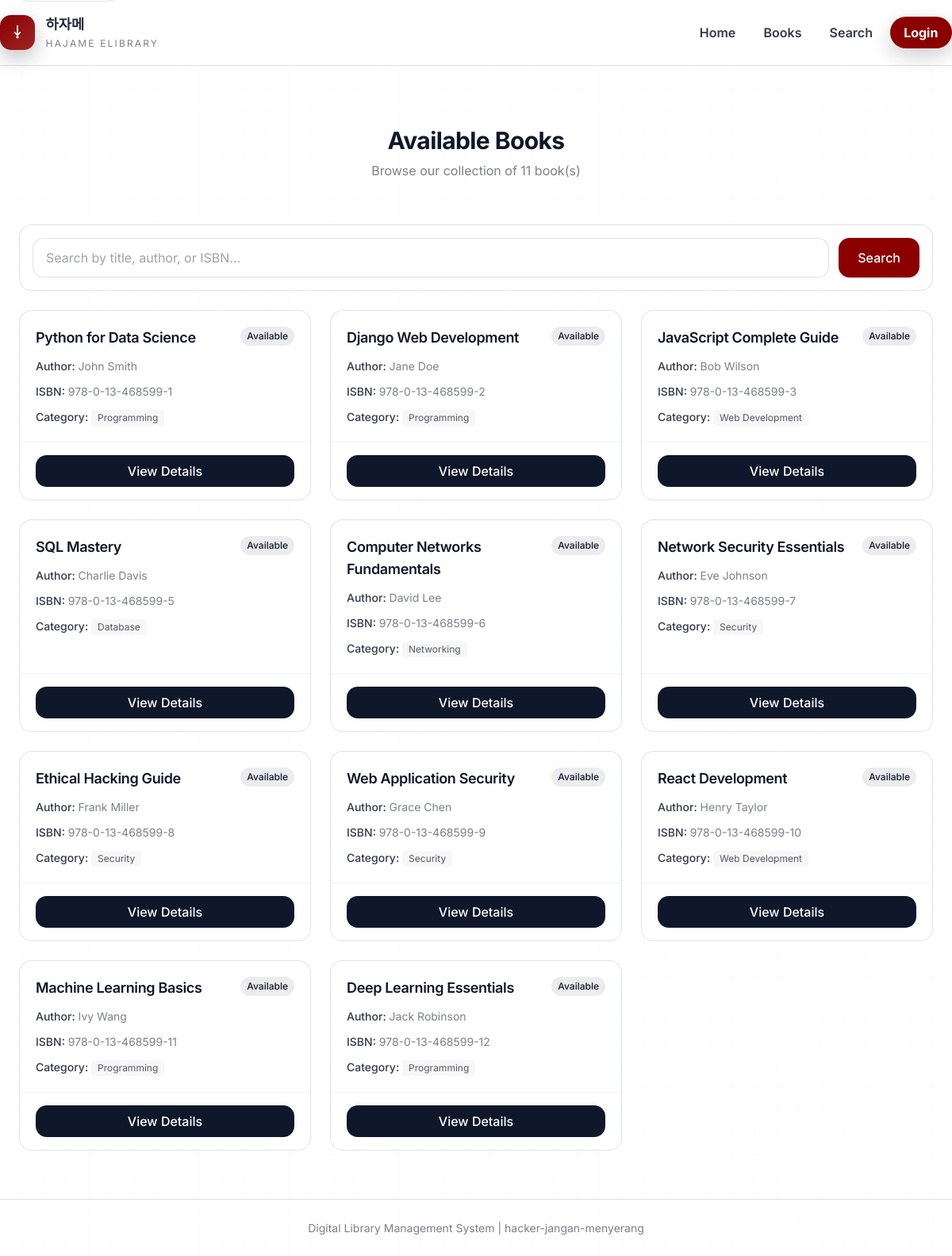
The page /books/ on the database its author committed.
### main/models.py (models this page shows, shortened)
class Book(models.Model):
    class Status(models.TextChoices):
        AVAILABLE = 'available', 'Available'
        NOT_AVAILABLE = 'not_available', 'Not Available'
    title = models.CharField(max_length=255)
    author = models.CharField(max_length=255)
    isbn = models.CharField(
        max_length=20,
        validators=[RegexValidator(
            regex=r'^[0-9\-]+$',
            message='ISBN can only contain numbers and hyphens'
        )]
    )
    description = models.TextField(blank=True)
    status = models.CharField(
        max_length=20,
        choices=Status.choices,
        default=Status.AVAILABLE
    )
    ebook_file = models.FileField(
        upload_to='ebooks/',
        blank=True,
        null=True
    )
    category = models.ForeignKey(
        Category,
        on_delete=models.SET_NULL,
        null=True,
        related_name='books'
    )
    is_deleted = models.BooleanField(default=False)
    created_by = models.ForeignKey(
        User,
        on_delete=models.SET_NULL,
        null=True,
        related_name='books_created'
    )
    created_at = models.DateTimeField(auto_now_add=True)
    updated_at = models.DateTimeField(auto_now=True)
    class Meta:
        db_table = 'books'

class Category(models.Model):
    name = models.CharField(
        max_length=100,
        validators=[RegexValidator(
            regex=r'^[a-zA-Z0-9\s\-]+$',
            message='Category name can only contain letters, numbers, spaces, and hyphens'
        )]
    )
    description = models.TextField(blank=True)
    created_at = models.DateTimeField(auto_now_add=True)
    updated_at = models.DateTimeField(auto_now=True)
    class Meta:
        db_table = 'categories'
        verbose_name_plural = 'Categories'

### main/search_views.py (the view, shortened to what this page needs)
# urls.py: path('books/', search_views.book_list, name='book_list'),
def book_list(request):
    books = Book.objects.filter(is_deleted=False, status='available').select_related('category')
    return render(request, 'main/book_list.html', {'books': books})

### main/templates/main/book_list.html (shortened to what this page needs)
{% extends 'main/base.html' %}
{% block content %}
<div class="space-y-6">
    <div class="text-center py-8">
        <h2 class="text-3xl font-bold text-slate-900 mb-2">Available Books</h2>
        <p class="text-slate-500">Browse our collection of {{ books|length }} book(s)</p>
    </div>
    <form action="{% url 'main:search_books' %}" method="get" class="bg-slate-50 rounded-xl p-4 border border-slate-200 flex gap-3">
        <input
            type="text"
            name="q"
            placeholder="Search by title, author, or ISBN..."
            class="flex-1 px-4 py-3 rounded-lg border border-slate-300 focus:border-red-700 focus:ring-2 focus:ring-red-700/20 outline-none transition-all"
        >
        <button
            type="submit"
            class="px-6 py-3 bg-red-800 text-white font-medium rounded-lg hover:bg-red-900 transition-colors"
        >
            Search
        </button>
    </form>
    {% if books %}
        <div class="grid grid-cols-1 md:grid-cols-2 lg:grid-cols-3 gap-6">
            {% for book in books %}
                <div class="bg-white rounded-xl border border-slate-200 overflow-hidden hover:shadow-xl hover:-translate-y-1 transition-all duration-300 group flex flex-col">
                    <div class="p-5 space-y-3 flex-1">
                        <div class="flex items-start justify-between gap-2">
                            <h3 class="text-lg font-semibold text-slate-900 group-hover:text-red-800 transition-colors line-clamp-2">
                                {{ book.title }}
                            </h3>
                            {% if book.status == 'available' %}
                                <span class="shrink-0 px-2 py-1 text-xs font-medium bg-green-100 text-green-700 rounded-full">
                                    Available
                                </span>
                            {% else %}
                                <span class="shrink-0 px-2 py-1 text-xs font-medium bg-red-100 text-red-700 rounded-full">
                                    Borrowed
                                </span>
                            {% endif %}
                        </div>
                        <p class="text-sm text-slate-500">
                            <span class="font-medium text-slate-700">Author:</span> {{ book.author }}
                        </p>
                        <p class="text-sm text-slate-500">
                            <span class="font-medium text-slate-700">ISBN:</span> {{ book.isbn }}
                        </p>
                        <p class="text-sm text-slate-500">
                            <span class="font-medium text-slate-700">Category:</span>
                            <span class="inline-block px-2 py-0.5 bg-slate-100 text-slate-600 rounded text-xs">
                                {{ book.category.name|default:"Uncategorized" }}
                            </span>
                        </p>
                    </div>
                    <div class="px-5 py-4 bg-slate-50 border-t border-slate-100">
                        <a
                            href="{% url 'main:book_detail' book.id %}"
                            class="block w-full text-center px-4 py-2 bg-slate-900 text-white font-medium rounded-lg hover:bg-red-800 transition-colors"
                        >
                            View Details
                        </a>
                    </div>
                </div>
            {% endfor %}
        </div>
    {% endif %}
</div>
{% endblock %}

### static/css/style.css (style rules this page uses)
:root { --paper-50: #ffffff; --paper-100: rgba(15, 23, 42, 0.03); --paper-200: rgba(15, 23, 42, 0.06); --paper-300: rgba(15, 23, 42, 0.1); --ink-900: #0f172a; --ink-800: rgba(15, 23, 42, 0.92); --ink-700: rgba(15, 23, 42, 0.85); --ink-600: rgba(15, 23, 42, 0.7); --ink-500: rgba(15, 23, 42, 0.55); --ink-400: rgba(15, 23, 42, 0.42); --ink-300: rgba(15, 23, 42, 0.3); --accent-900: #8b0000; --accent-800: #8b0000; --accent-700: #8b0000; --accent-600: rgba(139, 0, 0, 0.85); --accent-200: rgba(139, 0, 0, 0.18); --accent-100: rgba(139, 0, 0, 0.08); --teal-700: var(--ink-900); --teal-100: rgba(15, 23, 42, 0.08); --gold-700: var(--accent-700); --gold-100: rgba(139, 0, 0, 0.08); --blue-700: var(--ink-900); --blue-100: rgba(15, 23, 42, 0.08); --line: rgba(15, 23, 42, 0.12); --line-soft: rgba(15, 23, 42, 0.06); --shadow-soft: 0 12px 30px rgba(15, 23, 42, 0.12); --shadow-strong: 0 24px 60px rgba(15, 23, 42, 0.18); --radius-lg: 22px; --radius-md: 16px; --container-max: 1200px; --spacing: 24px; --font-display: 'Inter', sans-serif; --font-body: 'Inter', sans-serif; }
*, *::before, *::after { box-sizing: border-box; margin: 0; padding: 0; }
html { scroll-behavior: smooth; }
body { font-family: var(--font-body); color: var(--ink-900); background: #ffffff; background-image: radial-gradient(600px 320px at 10% -10%, rgba(139, 0, 0, 0.08), transparent 60%), radial-gradient(700px 360px at 90% -12%, rgba(15, 23, 42, 0.08), transparent 60%); line-height: 1.6; min-height: 100vh; position: relative; }
body::before { content: ''; position: fixed; inset: 0; background-image: linear-gradient(transparent 94%, rgba(15, 23, 42, 0.04) 96%), linear-gradient(90deg, transparent 94%, rgba(15, 23, 42, 0.04) 96%); background-size: 28px 28px; opacity: 0.2; pointer-events: none; z-index: 0; }
body::after { content: ''; position: fixed; inset: -20% -10% auto; height: 60vh; background: radial-gradient(60% 80% at 50% 0%, rgba(255, 255, 255, 0.8), transparent 70%); pointer-events: none; z-index: 0; }
a { color: var(--ink-800); text-decoration: none; transition: color 0.2s ease, background 0.2s ease, border-color 0.2s ease; }
h1, h2, h3, h4, h5, h6 { font-family: var(--font-display); letter-spacing: -0.02em; color: var(--ink-900); line-height: 1.15; }
p { margin-bottom: 1rem; }
button, input, select, textarea { font-family: var(--font-body); }
input, select, textarea { background: rgba(255, 255, 255, 0.85); border: 1px solid var(--line); border-radius: 12px; padding: 0.75rem 1rem; transition: border-color 0.2s ease, box-shadow 0.2s ease; }
.bg-slate-900 { background: var(--ink-900) !important; }
.bg-slate-50 { background: var(--paper-50) !important; }
.bg-slate-100 { background: var(--paper-100) !important; }
.bg-white { background: #ffffff !important; }
.text-slate-900 { color: var(--ink-900) !important; }
.text-slate-800 { color: var(--ink-800) !important; }
.text-slate-700 { color: var(--ink-700) !important; }
.text-slate-600 { color: var(--ink-600) !important; }
.text-slate-500 { color: var(--ink-500) !important; }
.border-slate-100 { border-color: var(--line-soft) !important; }
.border-slate-200 { border-color: var(--line) !important; }
.border-slate-300 { border-color: var(--line) !important; }
.bg-red-800 { background: var(--accent-700) !important; }
.bg-green-100 { background: var(--teal-100) !important; }
.text-green-700 { color: var(--ink-900) !important; }
.rounded-xl { border-radius: var(--radius-md) !important; }
.rounded-lg { border-radius: 14px !important; }
.text-center { text-align: center; }
.mb-2 { margin-bottom: 1rem; }

### rows shown on the page
Book: title "Python for Data Science", status "Available", author "John Smith", isbn "978-0-13-468599-1", category.name "Programming"
Book: title "Django Web Development", status "Available", author "Jane Doe", isbn "978-0-13-468599-2", category.name "Programming"
Book: title "JavaScript Complete Guide", status "Available", author "Bob Wilson", isbn "978-0-13-468599-3", category.name "Web Development"
Book: title "SQL Mastery", status "Available", author "Charlie Davis", isbn "978-0-13-468599-5", category.name "Database"
Book: title "Computer Networks Fundamentals", status "Available", author "David Lee", isbn "978-0-13-468599-6", category.name "Networking"
Book: title "Network Security Essentials", status "Available", author "Eve Johnson", isbn "978-0-13-468599-7", category.name "Security"
Book: title "Ethical Hacking Guide", status "Available", author "Frank Miller", isbn "978-0-13-468599-8", category.name "Security"
Book: title "Web Application Security", status "Available", author "Grace Chen", isbn "978-0-13-468599-9", category.name "Security"
Book: title "React Development", status "Available", author "Henry Taylor", isbn "978-0-13-468599-10", category.name "Web Development"
Book: title "Machine Learning Basics", status "Available", author "Ivy Wang", isbn "978-0-13-468599-11", category.name "Programming"
Book: title "Deep Learning Essentials", status "Available", author "Jack Robinson", isbn "978-0-13-468599-12", category.name "Programming"

### other values the page prints
{{ books|length }} "11"
